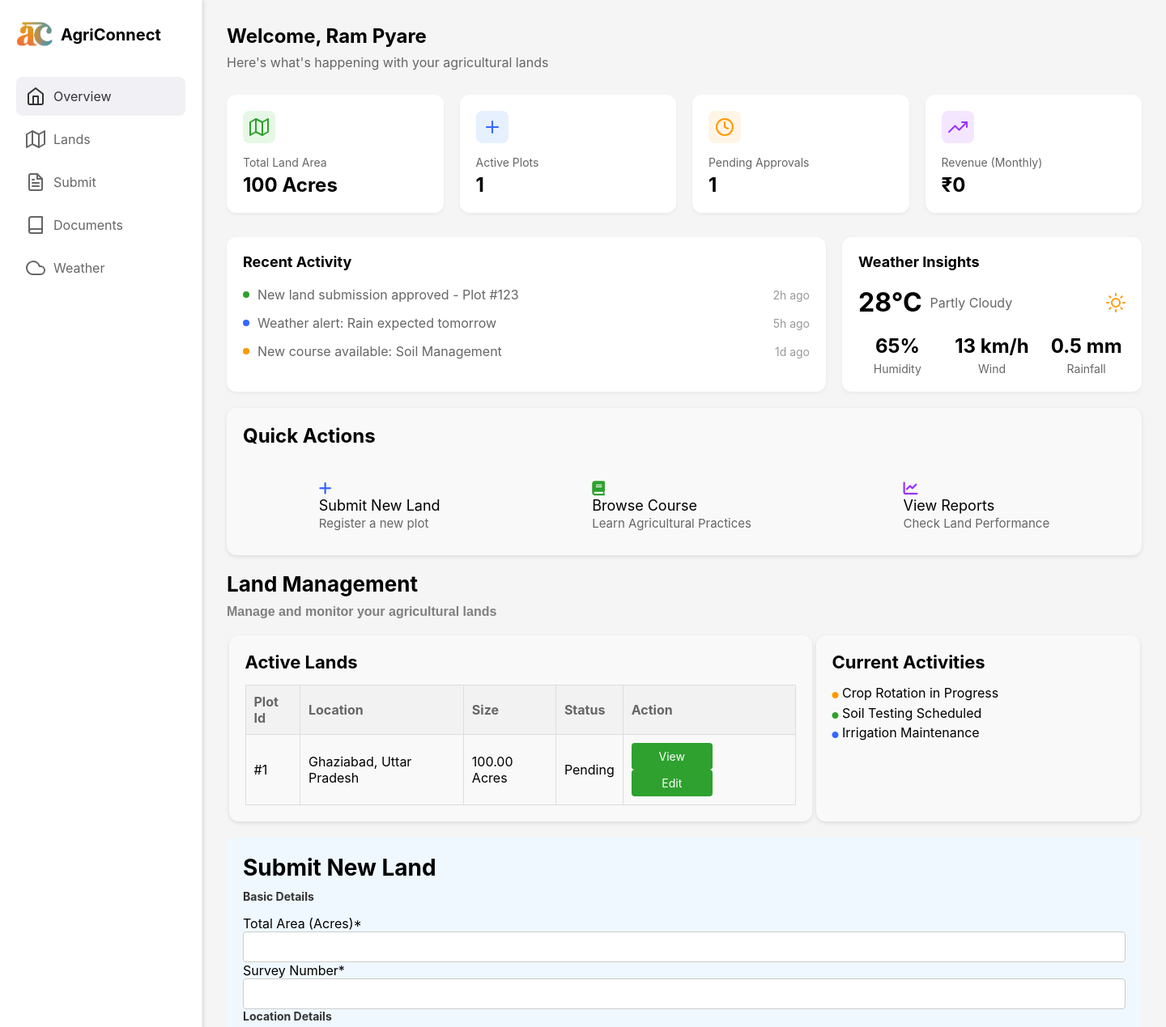
Before: /provider_dashboard/ (signed in, upper part) with the older database file.
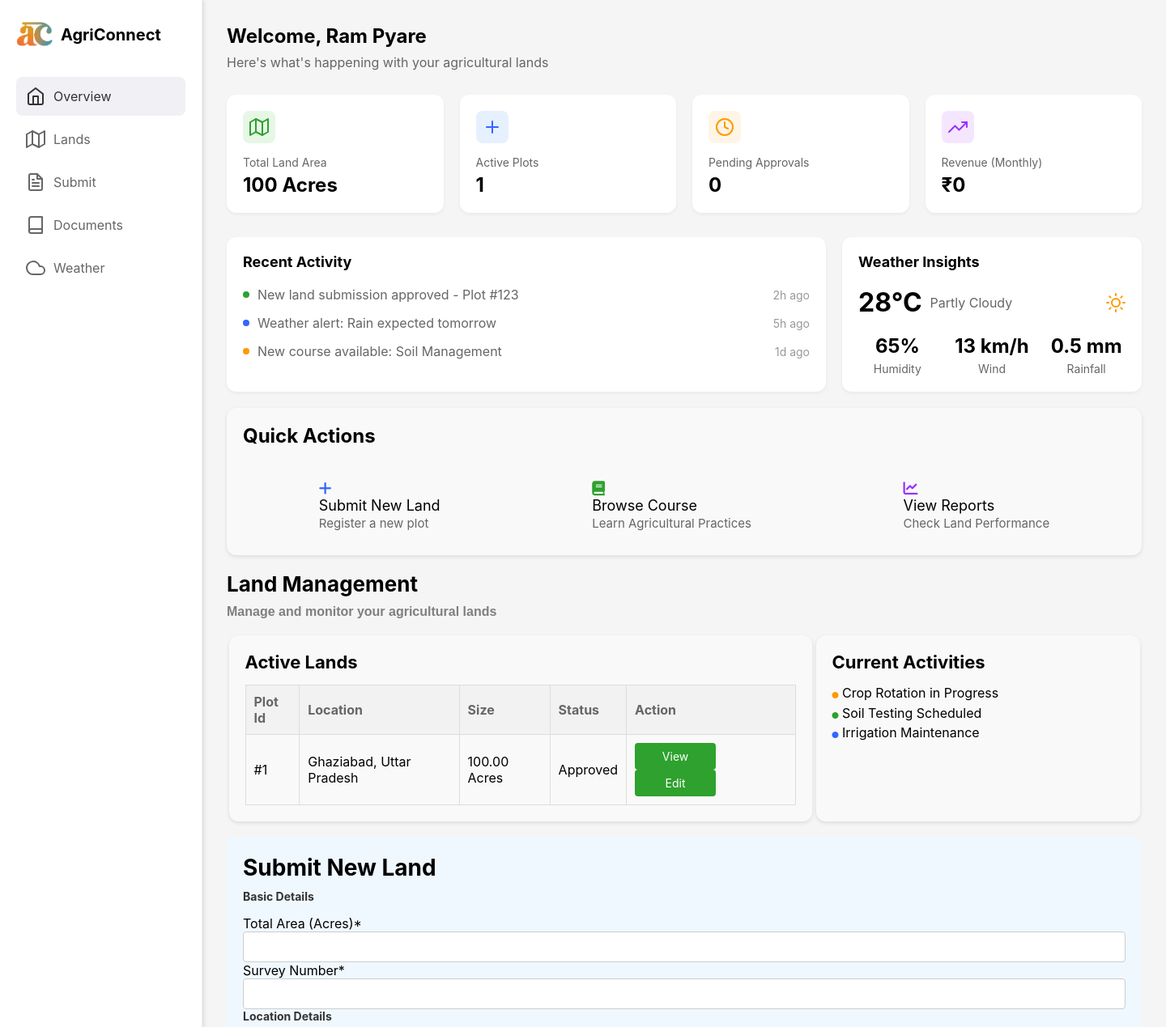
After: the same page with the newer database file.
### ACP/models.py (models this page shows, shortened)
class Land(models.Model):
    STATUS_CHOICES = [
        ('pending', 'Pending'),
        ('approved', 'Approved'),
        ('rejected', 'Rejected')
    ]
    current_state = [
        ("free","Free"),
        ("occupied","Occupied"),
    ]
    provider = models.ForeignKey(User, on_delete=models.CASCADE)
    total_area = models.DecimalField(null=True, max_digits=10, decimal_places=2)
    survey_number = models.CharField(null=True, max_length=100)
    state = models.CharField(null=True, max_length=100)
    district = models.CharField(max_length=255, default='Default District')
    address = models.TextField(null=True, blank=True)
    previous_crop = models.CharField(null=True, max_length=200)
    irrigation_facilities = models.CharField(max_length=200, null=True)
    ownership_document = models.FileField(null=True, upload_to="documents/")
    survey_document = models.FileField(null=True, upload_to="documents/")
    recent_photos = models.FileField(null=True, upload_to="documents/")
    status = models.CharField(max_length=20, choices=STATUS_CHOICES, default='pending')
    current_state = models.CharField(max_length=10, choices=current_state, default='free')
    created_at = models.DateTimeField(auto_now_add=True, null=True)
    updated_at = models.DateTimeField(auto_now=True, null=True)

### ACP/views.py (the view)
# urls.py: path("provider_dashboard/",provider_dashboard,name="provider"),
@login_required(login_url="/login/")
def provider_dashboard(request):
    if request.user.userprofile.user_type != 'provider':
        return redirect('login')
    lands = Land.objects.filter(provider=request.user)
    total_area = lands.aggregate(Sum('total_area'))['total_area__sum'] or 0
    active_plots = lands.count()
    pending_approvals = lands.filter(status='pending').count()
    context = {
        'lands': lands,
        'total_area': total_area,
        'active_plots': active_plots,
        'pending_approvals': pending_approvals,
    }
    return render(request, 'landprovider.html', context)

### ACP/templates/landprovider.html (shortened to what the changed rows need)
<!DOCTYPE html>
<html lang="en">
<head>
    {% load static %}
    <link rel="stylesheet" href="{% static 'css/land.css' %}">
    <link rel="stylesheet" href="https://cdnjs.cloudflare.com/ajax/libs/font-awesome/6.0.0-beta3/css/all.min.css">
</head>
<body>
    <div class="main-content">
        <div class="welcome-header">
            <h1>Welcome, {{ user.get_full_name }}</h1>
        </div>
        <div class="stats-grid">
            <div class="stat-card">
                <div class="icon" style="background: #fff5e6;">
                    <i data-feather="clock" style="color: #ff9900;"></i>
                </div>
                <div class="title">Pending Approvals</div>
                <div class="value" data-stat="pending-approvals">{{ pending_approvals|default:"0" }}</div>
            </div>
        </div>
        <div class="quick-actions">
            <h2>Quick Actions</h2>
        </div>
        <section class="land-management" id="land-management">
            <h2>Land Management</h2>
            <div class="manage-parent">
                <div class="land-statistics">
                    <table>
                        <thead>
                            <tr>
                                <th>Plot Id</th>
                                <th>Location</th>
                                <th>Size</th>
                                <th>Status</th>
                                <th>Action</th>
                            </tr>
                        </thead>
                        <tbody>
                            {% for land in lands %}
                            <tr>
                                <td>#{{ land.id }}</td>
                                <td>{{ land.district }}, {{ land.state }}</td>
                                <td>{{ land.total_area }} Acres</td>
                                <td>
                                    <span class="status-badge status-{{ land.status }}">
                                        {{ land.status|title }}
                                    </span>
                                </td>
                                <td>
                                    <button onclick="viewLandDetails({{ land.id }})" class="btn-view">View</button>
                                    <button onclick="editLand({{ land.id }})" class="btn-edit">Edit</button>
                                </td>
                            </tr>
                            {% empty %}
                            <tr>
                                <td colspan="5">No lands registered yet</td>
                            </tr>
                            {% endfor %}
                        </tbody>
                    </table>
                </div>
            </div>
        </section>
        <section id="submit-land" class="submit-land">
            <h2>Submit New Land</h2>
        </section>
    </div>
</body>
</html>

Changed rows visible on the page:
changed Land "Ghaziabad": status "Pending" → "Approved"
Other visible differences:
{{ pending_approvals|default:"0" }}: "1" → "0"
